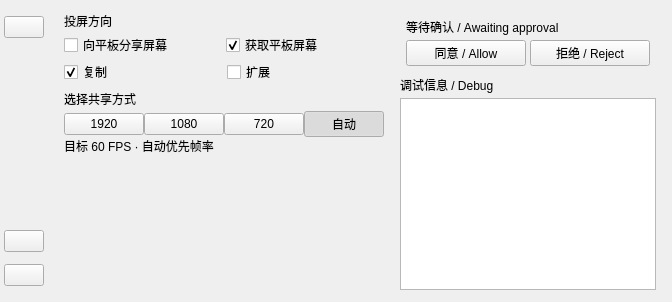
<?xml version='1.0' encoding='utf-8'?>
<ui version="4.0">
 <class>MainWindow</class>
 <widget class="QMainWindow" name="MainWindow">
  <property name="windowTitle">
   <string>Fukaros</string>
  </property>
  <widget class="QWidget" name="centralwidget">
   <layout class="QHBoxLayout" name="mainLayout" stretch="0,1">
    <property name="leftMargin">
     <number>0</number>
    </property>
    <property name="rightMargin">
     <number>0</number>
    </property>
    <property name="topMargin">
     <number>0</number>
    </property>
    <property name="bottomMargin">
     <number>0</number>
    </property>
    <property name="spacing">
     <number>0</number>
    </property>
    <item>
     <widget class="QFrame" name="sidebar">
      <property name="minimumWidth">
       <number>48</number>
      </property>
      <property name="maximumWidth">
       <number>48</number>
      </property>
      <layout class="QVBoxLayout" name="toolbarLayout">
       <property name="spacing">
        <number>12</number>
       </property>
       <property name="leftMargin">
        <number>4</number>
       </property>
       <property name="rightMargin">
        <number>4</number>
       </property>
       <property name="topMargin">
        <number>16</number>
       </property>
       <property name="bottomMargin">
        <number>16</number>
       </property>
       <item>
        <widget class="QPushButton" name="start">
         <property name="text">
          <string />
         </property>
         <property name="minimumHeight">
          <number>40</number>
         </property>
         <property name="minimumWidth">
          <number>40</number>
         </property>
         <property name="maximumHeight">
          <number>40</number>
         </property>
         <property name="maximumWidth">
          <number>40</number>
         </property>
         <property name="toolTip">
          <string>开始</string>
         </property>
         <property name="accessibleName">
          <string>开始</string>
         </property>
        </widget>
       </item>
       <item>
        <spacer name="toolbarSpacer">
         <property name="orientation">
          <enum>Qt::Vertical</enum>
         </property>
         <property name="sizeHint" stdset="0">
          <size>
           <width>20</width>
           <height>40</height>
          </size>
         </property>
        </spacer>
       </item>
       <item>
        <widget class="QPushButton" name="settings">
         <property name="text">
          <string />
         </property>
         <property name="minimumHeight">
          <number>40</number>
         </property>
         <property name="minimumWidth">
          <number>40</number>
         </property>
         <property name="maximumHeight">
          <number>40</number>
         </property>
         <property name="maximumWidth">
          <number>40</number>
         </property>
         <property name="toolTip">
          <string>设置</string>
         </property>
         <property name="accessibleName">
          <string>设置</string>
         </property>
        </widget>
       </item>
       <item>
        <widget class="QPushButton" name="maximize">
         <property name="text">
          <string />
         </property>
         <property name="minimumHeight">
          <number>40</number>
         </property>
         <property name="minimumWidth">
          <number>40</number>
         </property>
         <property name="maximumHeight">
          <number>40</number>
         </property>
         <property name="maximumWidth">
          <number>40</number>
         </property>
         <property name="toolTip">
          <string>放大</string>
         </property>
         <property name="accessibleName">
          <string>放大</string>
         </property>
        </widget>
       </item>
      </layout>
     </widget>
    </item>
    <item>
     <widget class="QWidget" name="contentPanel">
      <layout class="QVBoxLayout" name="contentLayout" stretch="1,0">
       <property name="leftMargin">
        <number>0</number>
       </property>
       <property name="rightMargin">
        <number>0</number>
       </property>
       <property name="topMargin">
        <number>0</number>
       </property>
       <property name="bottomMargin">
        <number>0</number>
       </property>
       <property name="spacing">
        <number>0</number>
       </property>
       <item>
        <widget class="QFrame" name="viewPanel">
         <layout class="QVBoxLayout" name="viewLayout">
          <property name="leftMargin">
           <number>0</number>
          </property>
          <property name="rightMargin">
           <number>0</number>
          </property>
          <property name="topMargin">
           <number>0</number>
          </property>
          <property name="bottomMargin">
           <number>0</number>
          </property>
          <property name="spacing">
           <number>0</number>
          </property>
         </layout>
         <widget class="QWidget" name="windowControls">
          <layout class="QHBoxLayout" name="windowControlsLayout">
           <property name="spacing">
            <number>0</number>
           </property>
           <property name="leftMargin">
            <number>0</number>
           </property>
           <property name="rightMargin">
            <number>0</number>
           </property>
           <property name="topMargin">
            <number>0</number>
           </property>
           <property name="bottomMargin">
            <number>0</number>
           </property>
           <item>
            <widget class="QPushButton" name="windowMinimize">
             <property name="text">
              <string />
             </property>
             <property name="toolTip">
              <string>最小化</string>
             </property>
             <property name="accessibleName">
              <string>最小化</string>
             </property>
            </widget>
           </item>
           <item>
            <widget class="QPushButton" name="windowMaximize">
             <property name="text">
              <string />
             </property>
             <property name="toolTip">
              <string>最大化窗口</string>
             </property>
             <property name="accessibleName">
              <string>最大化窗口</string>
             </property>
            </widget>
           </item>
           <item>
            <widget class="QPushButton" name="windowClose">
             <property name="text">
              <string />
             </property>
             <property name="toolTip">
              <string>关闭</string>
             </property>
             <property name="accessibleName">
              <string>关闭</string>
             </property>
            </widget>
           </item>
          </layout>
         </widget>
        </widget>
       </item>
       <item>
        <widget class="QWidget" name="bottomPanel">
         <property name="minimumHeight">
          <number>142</number>
         </property>
         <property name="maximumHeight">
          <number>220</number>
         </property>
         <layout class="QHBoxLayout" name="bottomLayout" stretch="4,6">
          <property name="spacing">
           <number>16</number>
          </property>
          <property name="leftMargin">
           <number>16</number>
          </property>
          <property name="rightMargin">
           <number>16</number>
          </property>
          <property name="topMargin">
           <number>12</number>
          </property>
          <property name="bottomMargin">
           <number>12</number>
          </property>
          <item>
           <widget class="QWidget" name="directionPanel">
            <layout class="QVBoxLayout" name="directionLayout">
             <property name="spacing">
              <number>3</number>
             </property>
             <property name="leftMargin">
              <number>0</number>
             </property>
             <property name="rightMargin">
              <number>0</number>
             </property>
             <property name="topMargin">
              <number>0</number>
             </property>
             <property name="bottomMargin">
              <number>0</number>
             </property>
             <item>
              <widget class="QLabel" name="directionTitle">
               <property name="text">
                <string>投屏方向</string>
               </property>
               <property name="wordWrap">
                <bool>true</bool>
               </property>
              </widget>
             </item>
             <item>
              <layout class="QHBoxLayout" name="directionChoices">
               <item>
                <widget class="QCheckBox" name="share">
                 <property name="text">
                  <string>向平板分享屏幕</string>
                 </property>
                </widget>
               </item>
               <item>
                <widget class="QCheckBox" name="receive">
                 <property name="text">
                  <string>获取平板屏幕</string>
                 </property>
                 <property name="checked">
                  <bool>true</bool>
                 </property>
                </widget>
               </item>
              </layout>
             </item>
             <item>
              <widget class="QWidget" name="modePanel">
               <layout class="QVBoxLayout" name="modeLayout">
                <property name="leftMargin">
                 <number>0</number>
                </property>
                <property name="rightMargin">
                 <number>0</number>
                </property>
                <property name="topMargin">
                 <number>0</number>
                </property>
                <property name="bottomMargin">
                 <number>0</number>
                </property>
                <item>
                 <layout class="QHBoxLayout" name="modeChoices">
                  <item>
                   <widget class="QCheckBox" name="duplicate">
                    <property name="text">
                     <string>复制</string>
                    </property>
                    <property name="checked">
                     <bool>true</bool>
                    </property>
                   </widget>
                  </item>
                  <item>
                   <widget class="QCheckBox" name="extend">
                    <property name="text">
                     <string>扩展</string>
                    </property>
                   </widget>
                  </item>
                 </layout>
                </item>
                <item>
                 <widget class="QLabel" name="castHint">
                  <property name="text">
                   <string>选择共享方式</string>
                  </property>
                  <property name="wordWrap">
                   <bool>true</bool>
                  </property>
                 </widget>
                </item>
               </layout>
              </widget>
             </item>
             <item>
              <widget class="QWidget" name="resolutionPanel">
               <layout class="QVBoxLayout" name="resolutionLayout">
                <property name="leftMargin">
                 <number>0</number>
                </property>
                <property name="rightMargin">
                 <number>0</number>
                </property>
                <property name="topMargin">
                 <number>0</number>
                </property>
                <property name="bottomMargin">
                 <number>0</number>
                </property>
                <property name="spacing">
                 <number>0</number>
                </property>
                <item>
                 <layout class="QHBoxLayout" name="resolutionChoices">
                  <item>
                   <widget class="QPushButton" name="resolution1920">
                    <property name="text">
                     <string>1920</string>
                    </property>
                    <property name="checkable">
                     <bool>true</bool>
                    </property>
                    <property name="checked">
                     <bool>false</bool>
                    </property>
                    <property name="toolTip">
                     <string>最长边像素数，保持比例；自动优先 60 FPS</string>
                    </property>
                   </widget>
                  </item>
                  <item>
                   <widget class="QPushButton" name="resolution1080">
                    <property name="text">
                     <string>1080</string>
                    </property>
                    <property name="checkable">
                     <bool>true</bool>
                    </property>
                    <property name="checked">
                     <bool>false</bool>
                    </property>
                    <property name="toolTip">
                     <string>最长边像素数，保持比例；自动优先 60 FPS</string>
                    </property>
                   </widget>
                  </item>
                  <item>
                   <widget class="QPushButton" name="resolution720">
                    <property name="text">
                     <string>720</string>
                    </property>
                    <property name="checkable">
                     <bool>true</bool>
                    </property>
                    <property name="checked">
                     <bool>false</bool>
                    </property>
                    <property name="toolTip">
                     <string>最长边像素数，保持比例；自动优先 60 FPS</string>
                    </property>
                   </widget>
                  </item>
                  <item>
                   <widget class="QPushButton" name="resolution0">
                    <property name="text">
                     <string>自动</string>
                    </property>
                    <property name="checkable">
                     <bool>true</bool>
                    </property>
                    <property name="checked">
                     <bool>true</bool>
                    </property>
                    <property name="toolTip">
                     <string>最长边像素数，保持比例；自动优先 60 FPS</string>
                    </property>
                   </widget>
                  </item>
                 </layout>
                </item>
                <item>
                 <widget class="QLabel" name="performanceHint">
                  <property name="text">
                   <string>目标 60 FPS · 自动优先帧率</string>
                  </property>
                  <property name="wordWrap">
                   <bool>true</bool>
                  </property>
                 </widget>
                </item>
               </layout>
              </widget>
             </item>
             <item>
              <spacer name="directionSpacer">
               <property name="orientation">
                <enum>Qt::Vertical</enum>
               </property>
               <property name="sizeHint" stdset="0">
                <size>
                 <width>20</width>
                 <height>0</height>
                </size>
               </property>
              </spacer>
             </item>
            </layout>
           </widget>
          </item>
          <item>
           <widget class="QWidget" name="debugPanel">
            <layout class="QVBoxLayout" name="debugLayout">
             <property name="spacing">
              <number>4</number>
             </property>
             <item>
              <widget class="QFrame" name="consentPanel">
               <property name="visible">
                <bool>false</bool>
               </property>
               <layout class="QVBoxLayout" name="consentLayout">
                <property name="spacing">
                 <number>4</number>
                </property>
                <property name="leftMargin">
                 <number>6</number>
                </property>
                <property name="rightMargin">
                 <number>6</number>
                </property>
                <property name="topMargin">
                 <number>6</number>
                </property>
                <property name="bottomMargin">
                 <number>6</number>
                </property>
                <item>
                 <widget class="QLabel" name="consentMessage">
                  <property name="wordWrap">
                   <bool>true</bool>
                  </property>
                  <property name="text">
                   <string>等待确认 / Awaiting approval</string>
                  </property>
                 </widget>
                </item>
                <item>
                 <layout class="QHBoxLayout" name="consentChoices">
                  <item>
                   <widget class="QPushButton" name="consentAccept">
                    <property name="text">
                     <string>同意 / Allow</string>
                    </property>
                   </widget>
                  </item>
                  <item>
                   <widget class="QPushButton" name="consentReject">
                    <property name="text">
                     <string>拒绝 / Reject</string>
                    </property>
                   </widget>
                  </item>
                 </layout>
                </item>
               </layout>
              </widget>
             </item>
             <property name="leftMargin">
              <number>0</number>
             </property>
             <property name="rightMargin">
              <number>0</number>
             </property>
             <property name="topMargin">
              <number>0</number>
             </property>
             <property name="bottomMargin">
              <number>0</number>
             </property>
             <item>
              <widget class="QLabel" name="debugTitle">
               <property name="text">
                <string>调试信息 / Debug</string>
               </property>
               <property name="wordWrap">
                <bool>true</bool>
               </property>
              </widget>
             </item>
             <item>
              <widget class="QPlainTextEdit" name="log">
               <property name="readOnly">
                <bool>true</bool>
               </property>
               <property name="maximumBlockCount">
                <number>400</number>
               </property>
               <property name="horizontalScrollBarPolicy">
                <enum>Qt::ScrollBarAlwaysOff</enum>
               </property>
               <property name="lineWrapMode">
                <enum>QPlainTextEdit::WidgetWidth</enum>
               </property>
              </widget>
             </item>
            </layout>
           </widget>
          </item>
         </layout>
        </widget>
       </item>
      </layout>
     </widget>
    </item>
   </layout>
  </widget>
 </widget>
 <resources />
 <connections />
 <customwidgets>
  <customwidget>
   <class>FurinaComboBox</class>
   <extends>QComboBox</extends>
   <header>interface_support.h</header>
  </customwidget>
 </customwidgets>
</ui>
